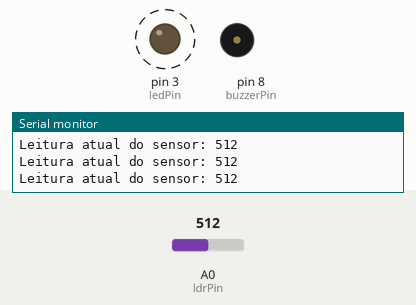
The sketch below on a simulated Arduino Uno, built with avr-gcc and run on an emulated ATmega328P. Shown: output pins drawn as LEDs (lit = HIGH), buzzer (waves = sounding), the last lines printed to the serial monitor. Dashed ring = blinking. The test bench sets the inputs (shaded band); at power-on: A0 (ldrPin) = 512.

Above: at 1.2 s.
1.3 s: A0 (ldrPin) set to 912
At 2.2 s:
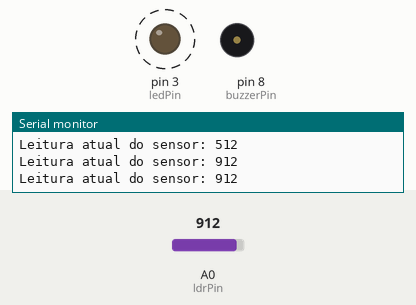
4.3 s: A0 (ldrPin) set to 940
At 5.1 s:
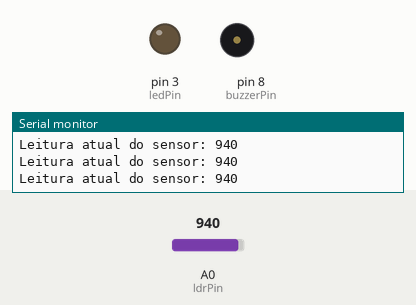
Timing chart, 0 to 7.3 s (numbered marks = the images above; inputs shaded):
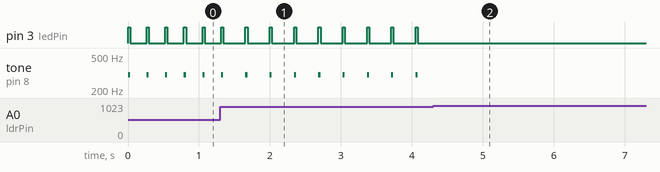

The sketch:

lab_sensores_e_atuadores1.ino
```cpp
//Atribui um "valor limite de disparo" para achar um valor adequado,
//ligando e desligando o LED quando passar a mão sobre o fotoresistor (LDR).
int triggerLimit = 930;

// Ligue o LED ao pino digital 3
const int ledPin = 3;

// Ligue o Piezo no pino 8
const int buzzerPin = 8;

// Altera a frequência do tom
const int freq=5;

// O fotoresistor (LDR) é conectado ao pino analógico A0
int ldrPin = A0;

// Armazena e inicializa o valor de leitura analógica
int ldrValue = 0;

void setup() {
   // Inicia a comunicação serial com uma taxa de transmissão de 9600 boud rate
  Serial.begin(9600);

  // Define o fotoresistor como uma entrada
  pinMode(ldrPin, INPUT);

  // Define o LED como uma saída
  pinMode(ledPin, OUTPUT);

  // Define o Piezo como uma saída
  pinMode(buzzerPin, OUTPUT);

}


void loop(){

  // Lê o valor atual do fotoresistor
  ldrValue = analogRead(ldrPin);

  // Se o valor da luminosidade estiver abaixo do valor "limite de disparo",
  //então o LED liga, caso contrário o LED permanece desligado.
  if (ldrValue < triggerLimit) {
      digitalWrite(ledPin, HIGH);

    //Toca o alarme
    tone(buzzerPin,300); // toca um tom de 300 Hz do piezo
    delay(30); // espera alguns segundos
    noTone(buzzerPin); // interrpompe o tom do buzzer
    digitalWrite(ledPin,LOW); // apaga a led
    delay(ldrValue/freq); /* espera agora a quantidade de milisegundos
    em idrValue */
  }
  else {
      digitalWrite(ledPin,LOW); // apaga a led
      noTone(buzzerPin); // interrompe o tom do buzzer
  }

  // Imprime as leituras do sensor no monitor serial da IDE do Arduino
  Serial.print ("Leitura atual do sensor: ");
  Serial.println(ldrValue);
  delay(130);
}
```

Measured:
- the behaviour switches between 929 and 930 on A0 (ldrPin) (found by bisection; images 1 and 2)
- after the input at 1.3 s, pin 3 (ledPin): alternates HIGH for 0.03 s and LOW for 0.31 s, starting after 0.36 s; tone on pin 8 (buzzerPin): alternates 300 Hz for 0.03 s and silent for 0.31 s, starting after 0.36 s
- after the input at 4.3 s, pin 3 (ledPin): stops changing and stays LOW; tone on pin 8 (buzzerPin): stops changing and stays silent
- by itself, pin 3 (ledPin): alternates HIGH for 0.03 s and LOW for 0.23 s
- by itself, tone on pin 8 (buzzerPin): alternates 300 Hz for 0.03 s and silent for 0.23 s
